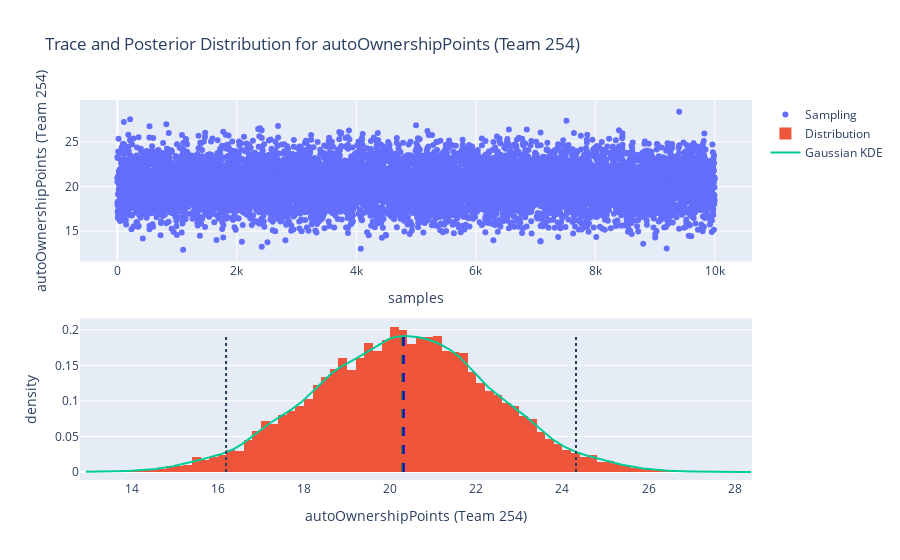

Here is the notebook cell this chart was saved with:
### Markdown cell above
## Generate Plots on Team Stats

### Code cell
fig = plot_trace(off_results[('autoOwnershipPoints','frc254')],\
                 param_name='autoOwnershipPoints (Team 254)')
fig.show()

### Figure 1 — Plotly figure (JSON) as saved in the notebook; plotly's stock layout.template omitted (floating-point values rounded to 4 significant figures; data arrays with more than 128 entries replaced by an {"elided": "..."} marker saying what was removed)
{"data": [{"mode": "markers", "name": "Sampling", "type": "scatter", "x": {"elided": "10000 int values"}, "xaxis": "x", "y": {"elided": "10000 float values"}, "yaxis": "y"}, {"histnorm": "probability density", "name": "Distribution", "type": "histogram", "x": {"elided": "10000 float values"}, "xaxis": "x2", "yaxis": "y2"}, {"mode": "lines", "name": "Gaussian KDE", "type": "scatter", "x": {"elided": "1546 float values"}, "xaxis": "x2", "y": {"elided": "1546 float values"}, "yaxis": "y2"}], "layout": {"shapes": [{"line": {"color": "Green", "dash": "dash"}, "type": "line", "x0": 20.29, "x1": 20.29, "xref": "x2", "y0": 0, "y1": 0.1912, "yref": "y2"}, {"line": {"color": "Blue", "dash": "dash"}, "type": "line", "x0": 20.32, "x1": 20.32, "xref": "x2", "y0": 0, "y1": 0.1912, "yref": "y2"}, {"line": {"dash": "dot"}, "type": "line", "x0": 16.19, "x1": 16.19, "xref": "x2", "y0": 0, "y1": 0.1912, "yref": "y2"}, {"line": {"dash": "dot"}, "type": "line", "x0": 24.31, "x1": 24.31, "xref": "x2", "y0": 0, "y1": 0.1912, "yref": "y2"}], "title": {"text": "Trace and Posterior Distribution for autoOwnershipPoints (Team 254)"}, "xaxis": {"anchor": "y", "domain": [0, 1], "title": {"text": "samples"}}, "xaxis2": {"anchor": "y2", "domain": [0, 1], "title": {"text": "autoOwnershipPoints (Team 254)"}}, "yaxis": {"anchor": "x", "domain": [0.575, 1], "title": {"text": "autoOwnershipPoints (Team 254)"}}, "yaxis2": {"anchor": "x2", "domain": [0, 0.425], "title": {"text": "density"}}}}
